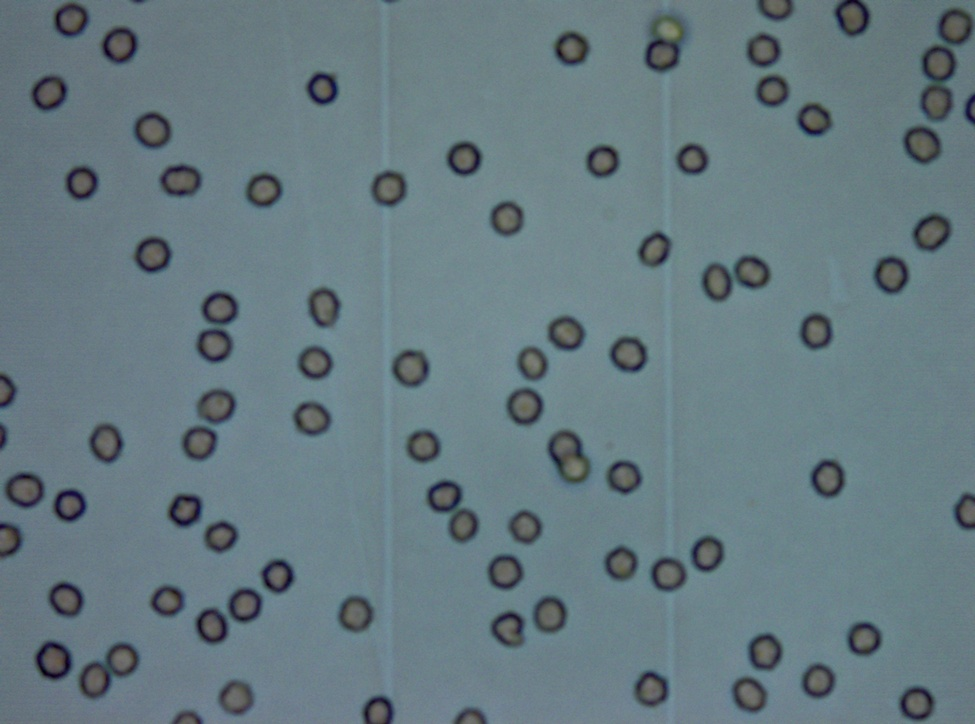
#> input picture A.jpg, 975 x 724 px, shrunk from 2080 x 1544 before the run, found by its file name
$ python erytro_stat.py
#> lines starting #> are read from the running program, lines starting #| are printed output that depends on the picture; after the words box and inside, x2 and y2 are one past the last pixel; in counts of white or black regions, pixels touching at a corner belong together
import cv2
import numpy as np
import requests
import pandas as pd
import matplotlib.pyplot as plt

def get_erythrocyte_shape_factors(image_url):
    """
    Downloads and analyzes an image of erythrocytes, calculating their shape factors.
    Displays processed image and plots (histogram + boxplot) with descriptive statistics.
    Erythrocytes are colored based on shape factor:
    - Green: normal (SF <= 1.3)
    - Yellow: moderately elongated (1.3 < SF <= 1.5)
    - Red: highly elongated (1.5 < SF <= 1.7)
    - Magenta: potential anomalies (SF > 1.7)
    """
    # --- Section 1: Download and preprocess image ---
    try:
        response = requests.get(image_url)
        response.raise_for_status()
        image_array = np.frombuffer(response.content, np.uint8)
        image = cv2.imdecode(image_array, cv2.IMREAD_COLOR)
#> image is the input picture: shape (724, 975, 3); mean B, G, R 128.8, 121.8, 102.5
        if image is None:
            print("Could not decode the image from the URL.")
            return []
    except requests.exceptions.RequestException as e:
        print(f"Error downloading the image: {e}")
        return []

    processed_image = image.copy()
    gray = cv2.cvtColor(image, cv2.COLOR_BGR2GRAY)
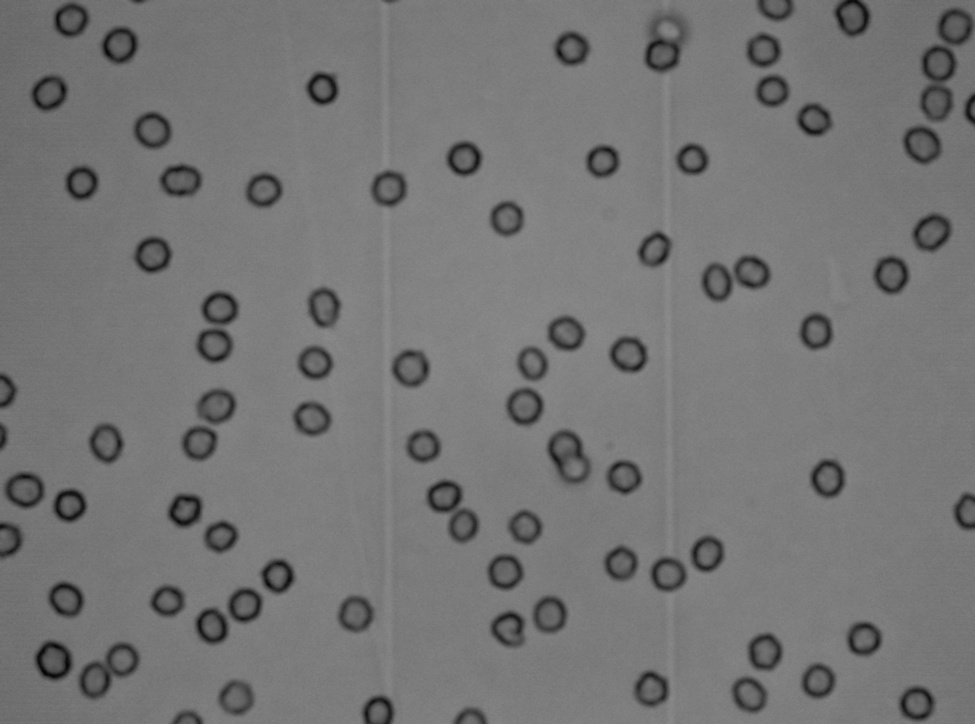
#> gray: shape (724, 975); min 2, max 140, mean 116.8
    _, thresh = cv2.threshold(gray, 100, 255, cv2.THRESH_BINARY_INV)
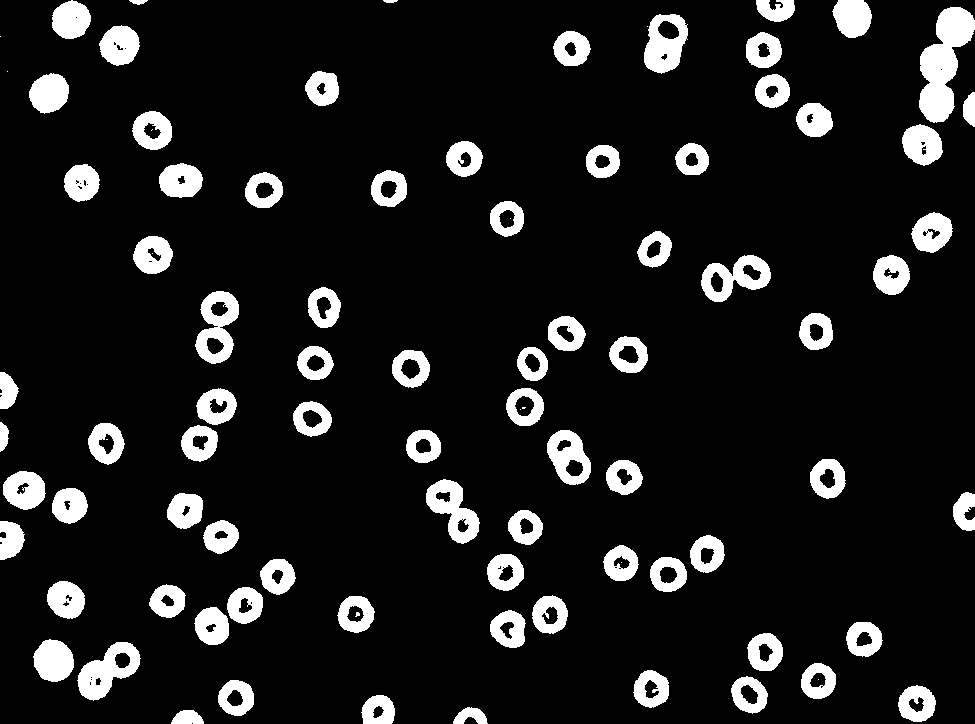
#> thresh: shape (724, 975); 10.9% white; 94 white regions (13 under 20 px)
    contours, _ = cv2.findContours(thresh, cv2.RETR_EXTERNAL, cv2.CHAIN_APPROX_SIMPLE)
#> contours = 84 contours, 3 with area under 20; largest, box (x1, y1, x2, y2) and area: (919, 7, 975, 123) 3462, (195, 291, 239, 364) 2062, (77, 642, 141, 701) 2010, (701, 255, 771, 302) 1916, (644, 14, 688, 74) 1910

    # --- Section 2: Analyze shape factors ---
    shape_factors_data = []
    anomalies_data = []

    for contour in contours:
        if len(contour) > 5:
            ellipse = cv2.fitEllipse(contour)
            (center, axes, orientation) = ellipse
            minor_axis = min(axes)
            major_axis = max(axes)
            if minor_axis > 0:
                shape_factor = major_axis / minor_axis

                # Determine color
                ellipse_color = (0, 255, 0)  # Green
                if 1.3 < shape_factor <= 1.5:
                    ellipse_color = (0, 255, 255)  # Yellow
                elif 1.5 < shape_factor <= 1.7:
                    ellipse_color = (0, 0, 255)  # Red

                if shape_factor <= 1.7:
                    shape_factors_data.append({
                        "Erythrocyte Number": len(shape_factors_data)+1,
                        "Shape Factor": shape_factor
                    })
                    # Draw ellipse and axes
                    cv2.ellipse(processed_image, ellipse, ellipse_color, 2)
                    angle_rad = np.radians(orientation)
                    major_end_1 = (int(center[0] + major_axis/2 * np.cos(angle_rad)),
                                   int(center[1] + major_axis/2 * np.sin(angle_rad)))
                    major_end_2 = (int(center[0] - major_axis/2 * np.cos(angle_rad)),
                                   int(center[1] - major_axis/2 * np.sin(angle_rad)))
                    cv2.line(processed_image, major_end_1, major_end_2, (0,0,255), 1)
                    minor_angle_rad = np.radians(orientation+90)
                    minor_end_1 = (int(center[0] + minor_axis/2 * np.cos(minor_angle_rad)),
                                   int(center[1] + minor_axis/2 * np.sin(minor_angle_rad)))
                    minor_end_2 = (int(center[0] - minor_axis/2 * np.cos(minor_angle_rad)),
                                   int(center[1] - minor_axis/2 * np.sin(minor_angle_rad)))
                    cv2.line(processed_image, minor_end_1, minor_end_2, (255,0,0), 1)
                    # Number
                    cv2.putText(processed_image, str(len(shape_factors_data)),
                                (int(center[0])+15, int(center[1])),
                                cv2.FONT_HERSHEY_SIMPLEX, 0.5, (255,255,255), 1)
                else:
                    anomalies_data.append({
                        "Erythrocyte Number": len(anomalies_data)+1,
                        "Shape Factor": shape_factor
                    })
                    cv2.ellipse(processed_image, ellipse, (255,0,255), 2)
                    cv2.putText(processed_image, f"A{len(anomalies_data)}",
                                (int(center[0])+15, int(center[1])),
                                cv2.FONT_HERSHEY_SIMPLEX, 0.5, (255,0,255), 1)
#> this loop made 84 passes
#> (center, orientation, minor_axis, major_axis, shape_factor, ellipse_color, angle_rad, major_end_1) on passes 3, 4, 5, 6, 7, 8, 10, 11, 12: ((377.8, 712.9), 12.97, 32.49, 36.9, 1.14, (0, 255, 0), 0.226, (395, 717)), ((916.6, 703.4), 96.65, 35.71, 36.84, 1.03, (0, 255, 0), 1.69, (914, 721)), ((235.9, 697.4), 108.6, 34.76, 35.67, 1.03, (0, 255, 0), 1.89, (230, 714)), ((749, 694.4), 136.7, 32.7, 38.62, 1.18, (0, 255, 0), 2.39, (734, 707)), ((650.9, 688.7), 19.6, 35.25, 35.91, 1.02, (0, 255, 0), 0.342, (667, 694)), ((817.9, 680.8), 33.28, 34.07, 35.49, 1.04, (0, 255, 0), 0.581, (832, 690)), ((53.17, 660.2), 156.2, 38.97, 42.16, 1.08, (0, 255, 0), 2.73, (33, 668)), ((764.6, 651.9), 4.64, 35.17, 38.08, 1.08, (0, 255, 0), 0.081, (783, 653)), ((863.6, 638.5), 82.36, 35.03, 35.6, 1.02, (0, 255, 0), 1.44, (865, 656))
#> (center, orientation, minor_axis, major_axis, shape_factor, ellipse_color) on passes 1, 2, 9, 29, 31, 43: ((186.7, 718.2), 88.24, 15.34, 30.96, 2.02, (0, 255, 0)), ((470.1, 715.9), 88.57, 16.86, 33.9, 2.01, (0, 255, 0)), ((107.5, 670.2), 52.09, 36.38, 76.49, 2.1, (0, 255, 0)), ((963.8, 511.1), 179.7, 20.85, 39.94, 1.92, (0, 255, 0)), ((453, 510.6), 147.7, 35.5, 73.23, 2.06, (0, 255, 0)), ((7.97, 390.8), 176, 17.44, 36, 2.06, (0, 255, 0))
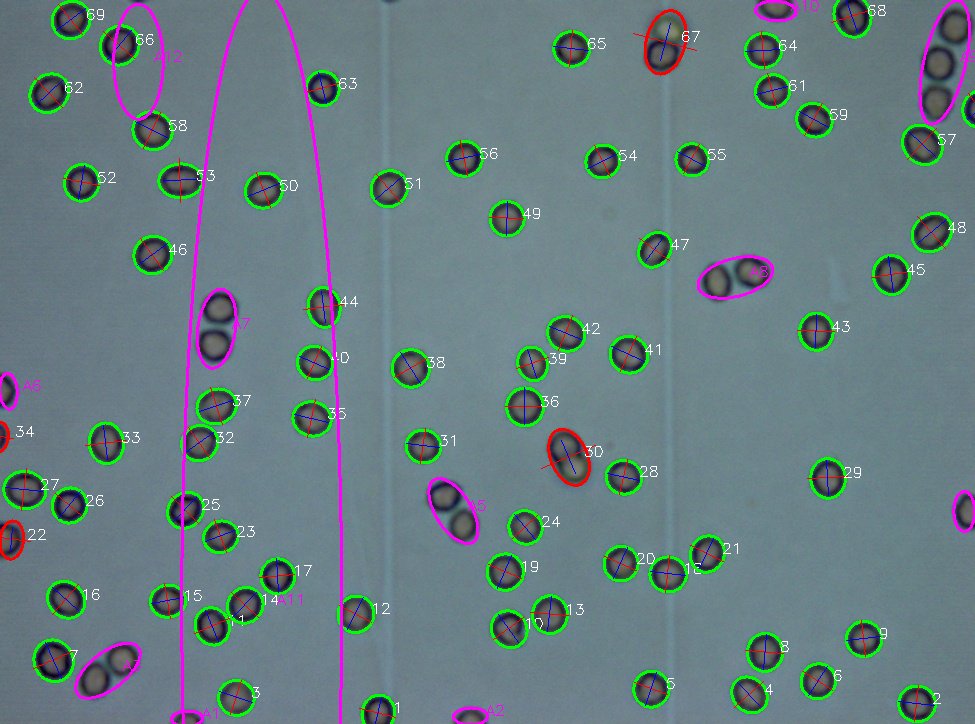
#> processed_image: shape (724, 975, 3); 5.61% of pixels changed, all inside (x1, y1, x2, y2) = (0, 0, 975, 724)

    # --- Section 3: Display image ---
    cv2.imshow("Processed Erythrocytes", processed_image)
    cv2.waitKey(0)
    cv2.destroyAllWindows()

    # --- Section 4: Display plots ---
    if shape_factors_data:
        df = pd.DataFrame(shape_factors_data)
        fig, axes = plt.subplots(1,2, figsize=(15,6))
        # Histogram
        axes[0].hist(df['Shape Factor'], bins=15, alpha=0.6, color='b', edgecolor='black')
        df['Shape Factor'].plot(kind='kde', color='r', ax=axes[0])
        axes[0].set_title("Erythrocyte Shape Factor Distribution (Histogram)")
        axes[0].set_xlabel("Shape Factor")
        axes[0].set_ylabel("Frequency / Density")
        axes[0].grid(True)
        # Boxplot
        axes[1].boxplot(df['Shape Factor'], vert=False, patch_artist=True)
        axes[1].set_title("Erythrocyte Shape Factor (Boxplot)")
        axes[1].set_xlabel("Shape Factor")
        axes[1].grid(True)
        plt.tight_layout()
        plt.show()
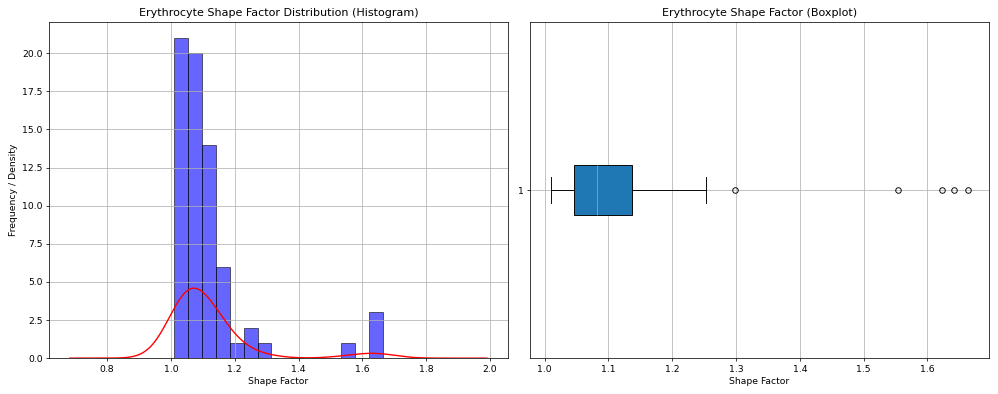
#> figure drawn by matplotlib, 2 panels; panel 1: tallest bar 21 high, from x = 1.01 to 1.05; panel 1: curve peaks at x = 1.07, y = 4.59

        # Descriptive stats
        print(f"\nAverage SF: {df['Shape Factor'].mean():.2f}")
#| Average SF: 1.12
        print(f"Median SF: {df['Shape Factor'].median():.2f}")
#| Median SF: 1.08
        print(f"Std dev SF: {df['Shape Factor'].std():.2f}")
#| Std dev SF: 0.14

    if anomalies_data:
        print(f"\nFound {len(anomalies_data)} potential anomalies (SF > 1.7)")
#| Found 12 potential anomalies (SF > 1.7)

    return [d['Shape Factor'] for d in shape_factors_data]

# --- Example usage ---
IMAGE_URL = "https://raw.githubusercontent.com/slastrzelec/erytrocyty-analyze/main/A.jpg"
get_erythrocyte_shape_factors(IMAGE_URL)
